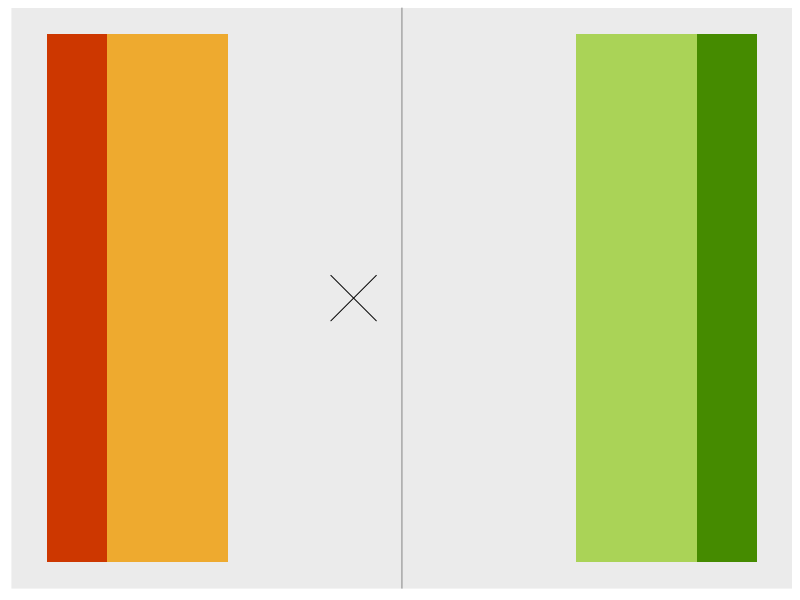
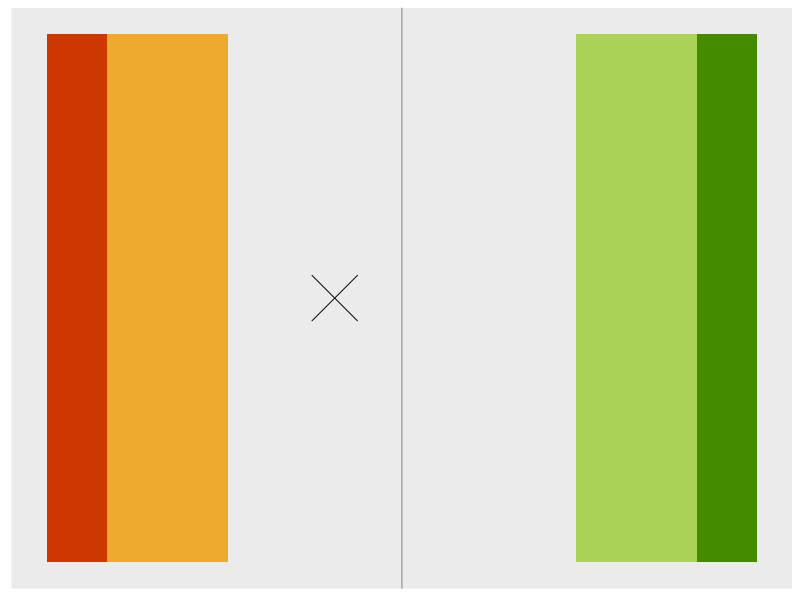
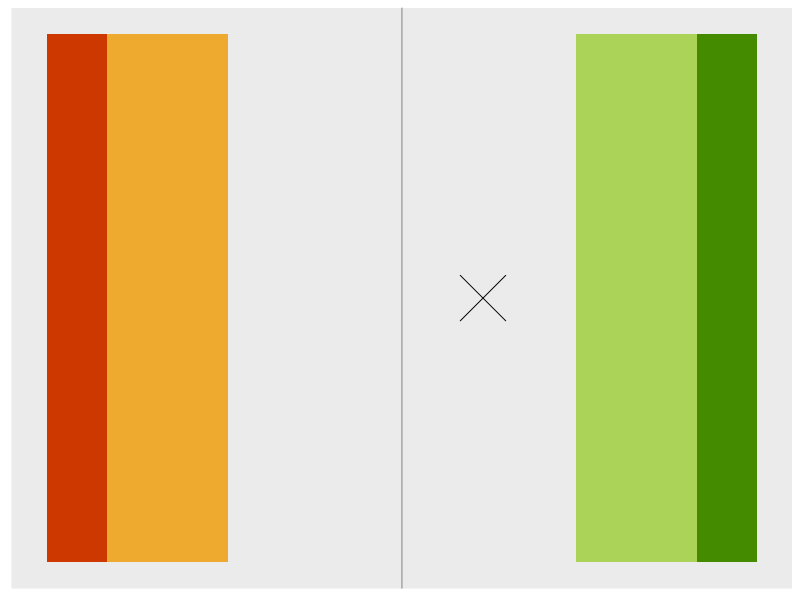
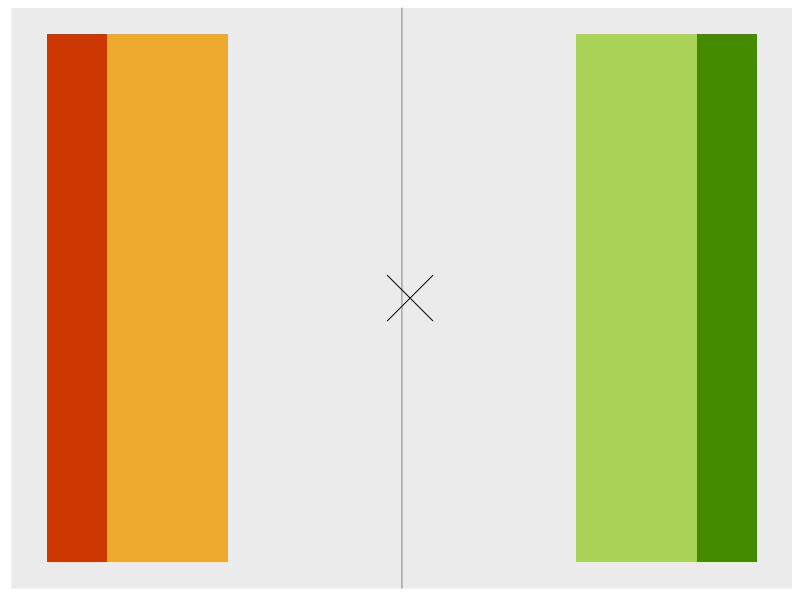
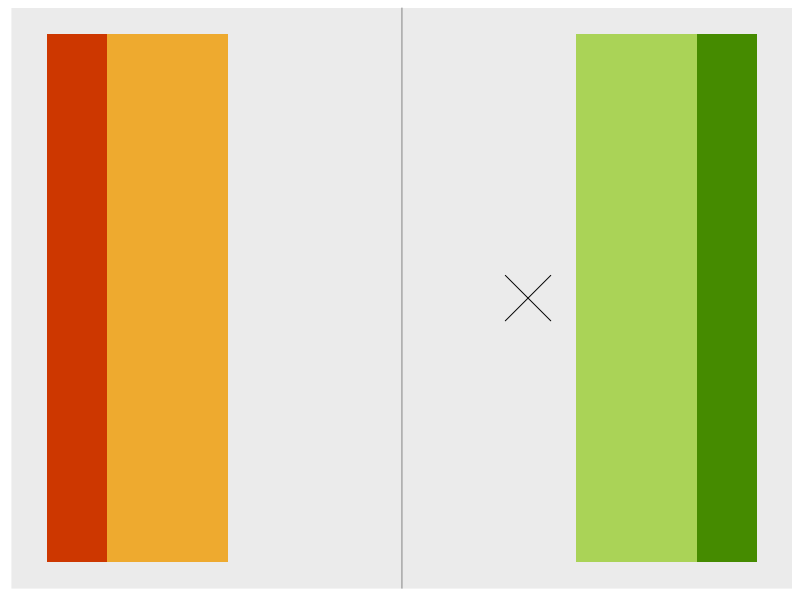
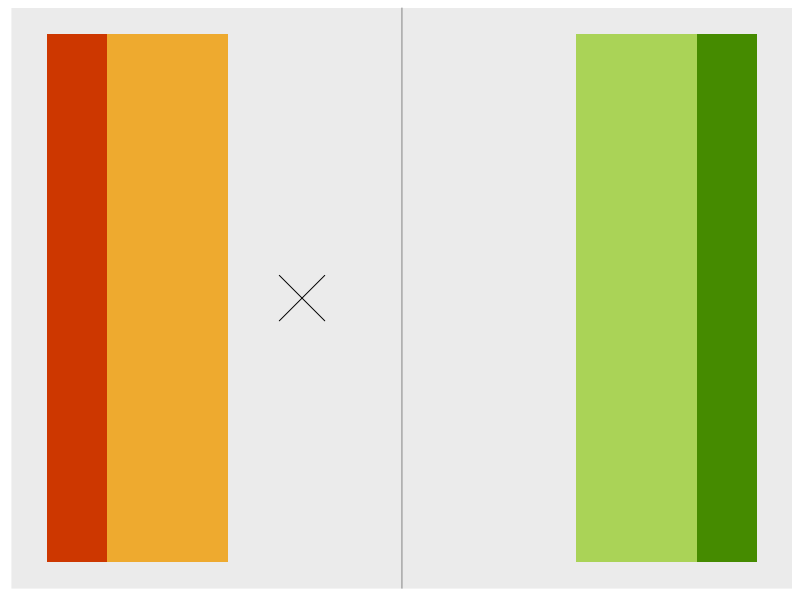

These figures' R source, in order:
## ---- chunk 1
## Load modules
library(dplyr)
library(tidyr)
library(ggplot2)

## Create a local function to plot the z score
varianceChart <- function(df, personNumber) {
  plot <- df %>%
             filter(n == personNumber) %>%
             ggplot() +
             aes(x=zscore, y=0) +
             geom_rect(aes(xmin=-3.32, xmax=-1.96, ymin=-1, ymax=1), fill="orange2", alpha=0.8) + 
             geom_rect(aes(xmin=1.96, xmax=3.32, ymin=-1, ymax=1), fill="olivedrab3", alpha=0.8) +
             geom_rect(aes(xmin=min(-4, zscore), xmax=-3.32, ymin=-1, ymax=1), fill="orangered3") + 
             geom_rect(aes(xmin=3.32, xmax=max(4, zscore), ymin=-1, ymax=1), fill="chartreuse4") +
             theme(axis.title = element_blank(), 
                   axis.ticks = element_blank(), 
                   axis.text = element_blank(),
                   panel.grid.minor = element_blank(),
                   panel.grid.major = element_blank()) +
                   geom_vline(xintercept=0, colour="black", alpha=0.3) +
                   geom_point(size=15, shape=4, fill="lightblue") ##Cross looks better than diamond
  return(plot)
}

## Create dummy data
Person1 <- rnorm(1, mean=10, sd=2) 
Person2 <- rnorm(1, mean=10, sd=2)
Person3 <- rnorm(1, mean=10, sd=2)
Person4 <- rnorm(1, mean=10, sd=2) 
Person5 <- rnorm(1, mean=10, sd=2) 
Person6 <- rnorm(1, mean=6,  sd=1) 

## Add to data frame
df <- data.frame(Person1, Person2, Person3, Person4, Person5, Person6)

## Bring all samples into one column and then calculate stats
df2  <- df %>% gather(key=Person, value=time)
mean <- mean(df2$time)
sd   <- sqrt(var(df2$time))

stats <- df2 %>%
             mutate(n = row_number()) %>%
             group_by(Person) %>%
             mutate(zscore = (time - mean) / sd)

graph_directory <- paste0(getwd(), "/images")

## Now to cycle through each Person and create a graph
for(i in seq(1, nrow(stats))) {
  print(i)
  varianceChart(stats, i)

  ggsave(sprintf("%s/%s.png", graph_directory, i), plot=last_plot(), units="mm", width=100, height=20, dpi=1200)
}

## add a markup reference to this dataframe
stats$varianceChart <- sprintf('\\raisebox{-.4\\totalheight}{\\includegraphics[width=0.2\\textwidth, height=20mm]{%s/%s.png}}', graph_directory, stats$n) 

df.table <- stats[, c(1,2,5)]
colnames(df.table) <- c("Person Name", "Time taken", "Variance Chart")
## ---- chunk 2
library(knitr)
kable(df.table[, c(1,2)], caption="Rows look neat and a sensible distance apart")
kable(df.table, caption="Rows are separated a long way apart and images and text are misaligned")
